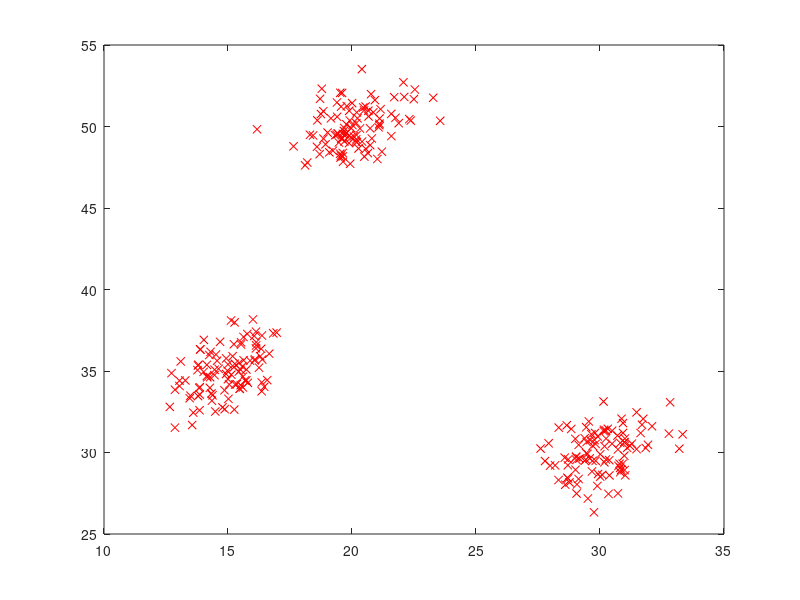
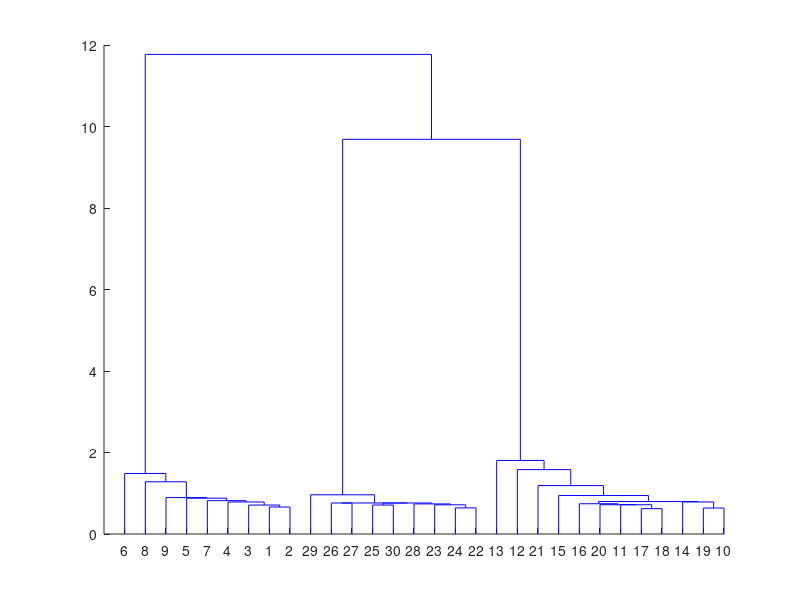
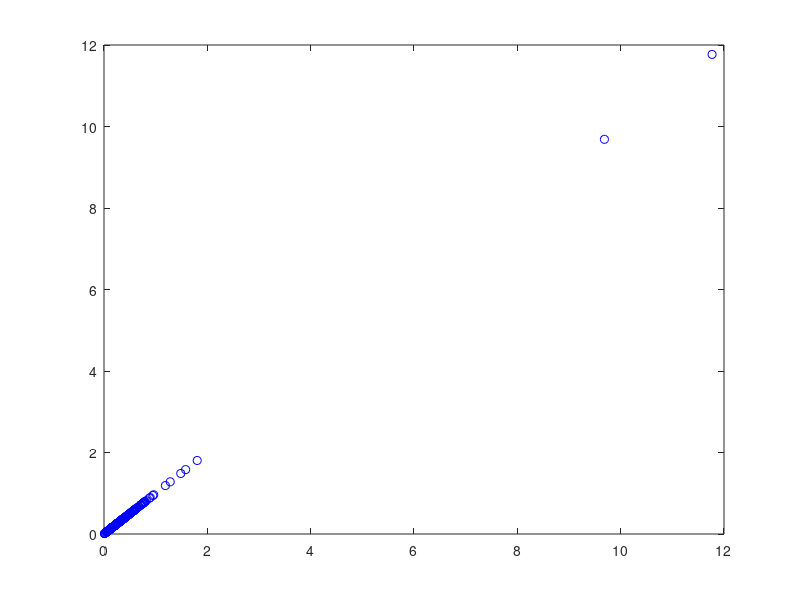

Write the MATLAB code that produced these figures, in order.

%objeto1.
mu = [30 30];
Sigma = [1 .5; .5 2]; 
R = chol(Sigma);
z1 = repmat(mu,100,1) + randn(100,2)*R;

%objeto2.
mu = [20,50];
Sigma = [1 .5; .5 2]; 
R = chol(Sigma);
z2 = repmat(mu,100,1) + randn(100,2)*R;

%objeto3.
mu = [15, 35];
Sigma = [1 .5; .5 2]; 
R = chol(Sigma);
z3 = repmat(mu,100,1) + randn(100,2)*R;

pontos = [z1 ; z2 ; z3];

figure;
plot(pontos(:,1), pontos(:,2), 'rx')

Y = pdist(pontos);
newZ = linkage(Y);

figure;
dendrogram(newZ);

figure;
plot(newZ(:,3), newZ(:,3),'bo')